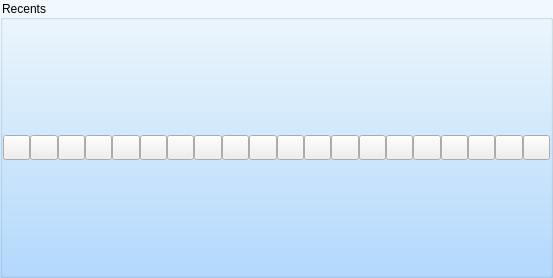
         <widget class="QWidget" name="scrollAreaWidgetContents">
          <property name="geometry">
           <rect>
            <x>0</x>
            <y>0</y>
            <width>553</width>
            <height>278</height>
           </rect>
          </property>
          <layout class="QVBoxLayout" name="verticalLayout_6">
           <property name="spacing">
            <number>0</number>
           </property>
           <property name="leftMargin">
            <number>0</number>
           </property>
           <property name="topMargin">
            <number>0</number>
           </property>
           <property name="rightMargin">
            <number>0</number>
           </property>
           <property name="bottomMargin">
            <number>0</number>
           </property>
           <item>
            <widget class="QGroupBox" name="RecentsGroupBox">
             <property name="styleSheet">
              <string notr="true">QGroupBox{
background-color: qlineargradient(spread:pad, x1:1, y1:1, x2:1, y2:0, stop:0 rgba(180, 219, 255, 255), stop:0.994318 rgba(242, 250, 255, 255));
}</string>
             </property>
             <property name="title">
              <string>Recents</string>
             </property>
             <layout class="QHBoxLayout" name="horizontalLayout_8">
              <property name="spacing">
               <number>0</number>
              </property>
              <property name="leftMargin">
               <number>0</number>
              </property>
              <property name="topMargin">
               <number>0</number>
              </property>
              <property name="rightMargin">
               <number>0</number>
              </property>
              <property name="bottomMargin">
               <number>0</number>
              </property>
              <item>
               <widget class="QPushButton" name="RecentCha">
                <property name="minimumSize">
                 <size>
                  <width>25</width>
                  <height>25</height>
                 </size>
                </property>
                <property name="text">
                 <string/>
                </property>
               </widget>
              </item>
              <item>
               <widget class="QPushButton" name="RecentCha_2">
                <property name="minimumSize">
                 <size>
                  <width>25</width>
                  <height>25</height>
                 </size>
                </property>
                <property name="text">
                 <string/>
                </property>
               </widget>
              </item>
              <item>
               <widget class="QPushButton" name="RecentCha_3">
                <property name="minimumSize">
                 <size>
                  <width>25</width>
                  <height>25</height>
                 </size>
                </property>
                <property name="text">
                 <string/>
                </property>
               </widget>
              </item>
              <item>
               <widget class="QPushButton" name="RecentCha_4">
                <property name="minimumSize">
                 <size>
                  <width>25</width>
                  <height>25</height>
                 </size>
                </property>
                <property name="text">
                 <string/>
                </property>
               </widget>
              </item>
              <item>
               <widget class="QPushButton" name="RecentCha_5">
                <property name="minimumSize">
                 <size>
                  <width>25</width>
                  <height>25</height>
                 </size>
                </property>
                <property name="text">
                 <string/>
                </property>
               </widget>
              </item>
              <item>
               <widget class="QPushButton" name="RecentCha_6">
                <property name="minimumSize">
                 <size>
                  <width>25</width>
                  <height>25</height>
                 </size>
                </property>
                <property name="text">
                 <string/>
                </property>
               </widget>
              </item>
              <item>
               <widget class="QPushButton" name="RecentCha_7">
                <property name="minimumSize">
                 <size>
                  <width>25</width>
                  <height>25</height>
                 </size>
                </property>
                <property name="text">
                 <string/>
                </property>
               </widget>
              </item>
              <item>
               <widget class="QPushButton" name="RecentCha_8">
                <property name="minimumSize">
                 <size>
                  <width>25</width>
                  <height>25</height>
                 </size>
                </property>
                <property name="text">
                 <string/>
                </property>
               </widget>
              </item>
              <item>
               <widget class="QPushButton" name="RecentCha_9">
                <property name="minimumSize">
                 <size>
                  <width>25</width>
                  <height>25</height>
                 </size>
                </property>
                <property name="text">
                 <string/>
                </property>
               </widget>
              </item>
              <item>
               <widget class="QPushButton" name="RecentCha_10">
                <property name="minimumSize">
                 <size>
                  <width>25</width>
                  <height>25</height>
                 </size>
                </property>
                <property name="text">
                 <string/>
                </property>
               </widget>
              </item>
              <item>
               <widget class="QPushButton" name="RecentCha_11">
                <property name="minimumSize">
                 <size>
                  <width>25</width>
                  <height>25</height>
                 </size>
                </property>
                <property name="text">
                 <string/>
                </property>
               </widget>
              </item>
              <item>
               <widget class="QPushButton" name="RecentCha_12">
                <property name="minimumSize">
                 <size>
                  <width>25</width>
                  <height>25</height>
                 </size>
                </property>
                <property name="text">
                 <string/>
                </property>
               </widget>
              </item>
              <item>
               <widget class="QPushButton" name="RecentCha_13">
                <property name="minimumSize">
                 <size>
                  <width>25</width>
                  <height>25</height>
                 </size>
                </property>
                <property name="text">
                 <string/>
                </property>
               </widget>
              </item>
              <item>
               <widget class="QPushButton" name="RecentCha_14">
                <property name="minimumSize">
                 <size>
                  <width>25</width>
                  <height>25</height>
                 </size>
                </property>
                <property name="text">
                 <string/>
                </property>
               </widget>
              </item>
              <item>
               <widget class="QPushButton" name="RecentCha_15">
                <property name="minimumSize">
                 <size>
                  <width>25</width>
                  <height>25</height>
                 </size>
                </property>
                <property name="text">
                 <string/>
                </property>
               </widget>
              </item>
              <item>
               <widget class="QPushButton" name="RecentCha_16">
                <property name="minimumSize">
                 <size>
                  <width>25</width>
                  <height>25</height>
                 </size>
                </property>
                <property name="text">
                 <string/>
                </property>
               </widget>
              </item>
              <item>
               <widget class="QPushButton" name="RecentCha_17">
                <property name="minimumSize">
                 <size>
                  <width>25</width>
                  <height>25</height>
                 </size>
                </property>
                <property name="text">
                 <string/>
                </property>
               </widget>
              </item>
              <item>
               <widget class="QPushButton" name="RecentCha_18">
                <property name="minimumSize">
                 <size>
                  <width>25</width>
                  <height>25</height>
                 </size>
                </property>
                <property name="text">
                 <string/>
                </property>
               </widget>
              </item>
              <item>
               <widget class="QPushButton" name="RecentCha_19">
                <property name="minimumSize">
                 <size>
                  <width>25</width>
                  <height>25</height>
                 </size>
                </property>
                <property name="text">
                 <string/>
                </property>
               </widget>
              </item>
              <item>
               <widget class="QPushButton" name="RecentCha_20">
                <property name="minimumSize">
                 <size>
                  <width>25</width>
                  <height>25</height>
                 </size>
                </property>
                <property name="text">
                 <string/>
                </property>
               </widget>
              </item>
             </layout>
            </widget>
           </item>
          </layout>
         </widget>
